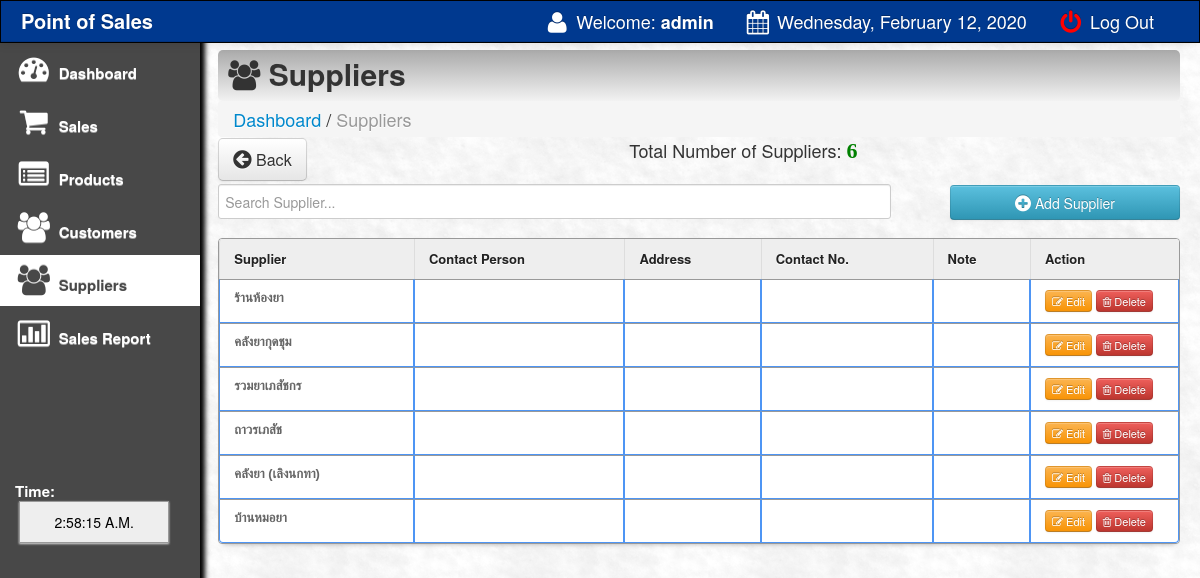
The app's page /main/supplier.php (signed in) with its own data.
### tables this page shows
CREATE TABLE `supliers` (
  `suplier_id` int(11) NOT NULL,
  `suplier_name` varchar(100) NOT NULL,
  `suplier_address` varchar(100) NOT NULL,
  `suplier_contact` varchar(100) NOT NULL,
  `contact_person` varchar(100) NOT NULL,
  `note` varchar(500) NOT NULL
);

### main/supplier.php (the view, shortened to what this page needs)
<html>
<head>
 <link href="css/bootstrap.css" rel="stylesheet">
    <link rel="stylesheet" type="text/css" href="css/DT_bootstrap.css">
  <link rel="stylesheet" href="css/font-awesome.min.css">
    <link href="css/bootstrap-responsive.css" rel="stylesheet">
<link href="../style.css" media="screen" rel="stylesheet" type="text/css" />
<link href="src/facebox.css" media="screen" rel="stylesheet" type="text/css" />
</head>
<?php
function createRandomPassword() {
	$chars = "003232303232023232023456789";
	$i = 0;
	$pass = '' ;
	while ($i <= 7) {
		$num = rand() % 33;
		$tmp = substr($chars, $num, 1);
		$pass = $pass . $tmp;
		$i++;
	}
	return $pass;
}
$finalcode='RS-'.createRandomPassword();
?>
<body>
<?php include('navfixed.php');?>
<div class="container-fluid">
      <div class="row-fluid">
	<div class="span2">
          <div class="well sidebar-nav">
              <ul class="nav nav-list">
              <li><a href="index.php"><i class="icon-dashboard icon-2x"></i> Dashboard </a></li>
			<li><a href="sales.php?id=cash&invoice=<?php echo $finalcode ?>"><i class="icon-shopping-cart icon-2x"></i> Sales</a>  </li>
			<li><a href="products.php"><i class="icon-list-alt icon-2x"></i> Products</a>                                     </li>
			<li><a href="customer.php"><i class="icon-group icon-2x"></i> Customers</a>                                    </li>
			<li class="active"><a href="supplier.php"><i class="icon-group icon-2x"></i> Suppliers</a>                                    </li>
			<li><a href="salesreport.php?d1=0&d2=0"><i class="icon-bar-chart icon-2x"></i> Sales Report</a>                </li>
					<br><br><br><br><br><br>
			<li>
			 <div class="hero-unit-clock">
			<form name="clock">
			<font color="white">Time: <br></font>&nbsp;<input style="width:150px;" type="submit" class="trans" name="face" value="">
			</form>
			  </div>
			</li>
				</ul>
          </div>
        </div>
	<div class="span10">
	<div class="contentheader">
			<i class="icon-group"></i> Suppliers
			</div>
			<ul class="breadcrumb">
			<li><a href="index.php">Dashboard</a></li> /
			<li class="active">Suppliers</li>
			</ul>
<div style="margin-top: -19px; margin-bottom: 21px;">
<a  href="index.php"><button class="btn btn-default btn-large" style="float: left;"><i class="icon icon-circle-arrow-left icon-large"></i> Back</button></a>
<?php
			include('../connect.php');
				$result = $db->prepare("SELECT * FROM supliers ORDER BY suplier_id DESC");
				$result->execute();
				$rowcount = $result->rowcount();
			?>
			<div style="text-align:center;">
			Total Number of Suppliers: <font color="green" style="font:bold 22px 'Aleo';"><?php echo $rowcount;?></font>
			</div>
</div>
<input type="text" name="filter" style="height:35px; margin-top: -1px;" value="" id="filter" placeholder="Search Supplier..." autocomplete="off" />
<a rel="facebox" href="addsupplier.php"><Button type="submit" class="btn btn-info" style="float:right; width:230px; height:35px;" /><i class="icon-plus-sign icon-large"></i> Add Supplier</button></a><br><br>
<table class="table table-bordered" id="resultTable" data-responsive="table" style="text-align: left;">
	<thead>
		<tr>
			<th> Supplier </th>
			<th> Contact Person </th>
			<th> Address </th>
			<th> Contact No.</th>
			<th> Note</th>
			<th width="120"> Action </th>
		</tr>
	</thead>
	<tbody>
			<?php
				include('../connect.php');
				$result = $db->prepare("SELECT * FROM supliers ORDER BY suplier_id DESC");
				$result->execute();
				for($i=0; $row = $result->fetch(); $i++){
			?>
			<tr class="record">
			<td><?php echo $row['suplier_name']; ?></td>
			<td><?php echo $row['contact_person']; ?></td>
			<td><?php echo $row['suplier_address']; ?></td>
			<td><?php echo $row['suplier_contact']; ?></td>
			<td><?php echo $row['note']; ?></td>
			<td><a rel="facebox" href="editsupplier.php?id=<?php echo $row['suplier_id']; ?>"><button class="btn btn-warning btn-mini"><i class="icon-edit"></i> Edit </button></a>
			<a href="#" id="<?php echo $row['suplier_id']; ?>" class="delbutton" title="Click To Delete"><button class="btn btn-danger btn-mini"><i class="icon-trash"></i> Delete</button></a></td>
			</tr>
			<?php
				}
			?>
	</tbody>
</table>
</div>
</div>
</div>
</body>
<?php include('footer.php');?>
</html>

### style.css (style rules this page uses)
td a { color:darkblue; }
input { border: 1px solid #999; background: #EEEEEE; padding: 10px; box-shadow:0 1px 2px #ddd; -moz-box-shadow:0 1px 2px #ddd; -webkit-box-shadow:0 1px 2px #ddd; }
#filter { width: 70%; float:left; }
#resultTable { border-collapse: separate; background-color: #FFFFFF; border-spacing: 0; max-width: 100%; }
#resultTable { color: #666666; text-shadow: 0 1px 0 #FFFFFF; width: 100%; border: 1px solid #999999; box-shadow: 0 5px 5px -5px rgba(0, 0, 0, 0.3); margin-top: 13px; }
#resultTable thead tr th { background: none repeat scroll 0 0 #EEEEEE; color: #222222; padding: 10px 14px; text-align: left; border-top: 0 none; font-size: 13px; }
#resultTable tbody tr td { font: bold 13px 'Arial'; text-align: left; padding: 10px 14px; border-top: 1px solid #999999; }
#resultTable td { padding:7px; border:#4e95f4 1px solid; }
#resultTable tr { background: #fff; }

### main/supplier.php (style rules this page uses)
body { padding-top: 60px; padding-bottom: 40px; }
.sidebar-nav { padding: 9px 0; }

### records on screen
supliers: suplier_name "ร้านห้องยา"
supliers: suplier_name "คลังยากุดชุม"
supliers: suplier_name "รวมยาเภสัชกร"
supliers: suplier_name "ถาวรเภสัช"
supliers: suplier_name "คลังยา (เลิงนกทา)"
supliers: suplier_name "บ้านหมอยา"

### other values on screen
$_SESSION['SESS_LAST_NAME'] "admin"
$new "Wednesday, February 12, 2020"
$rowcount "6"
